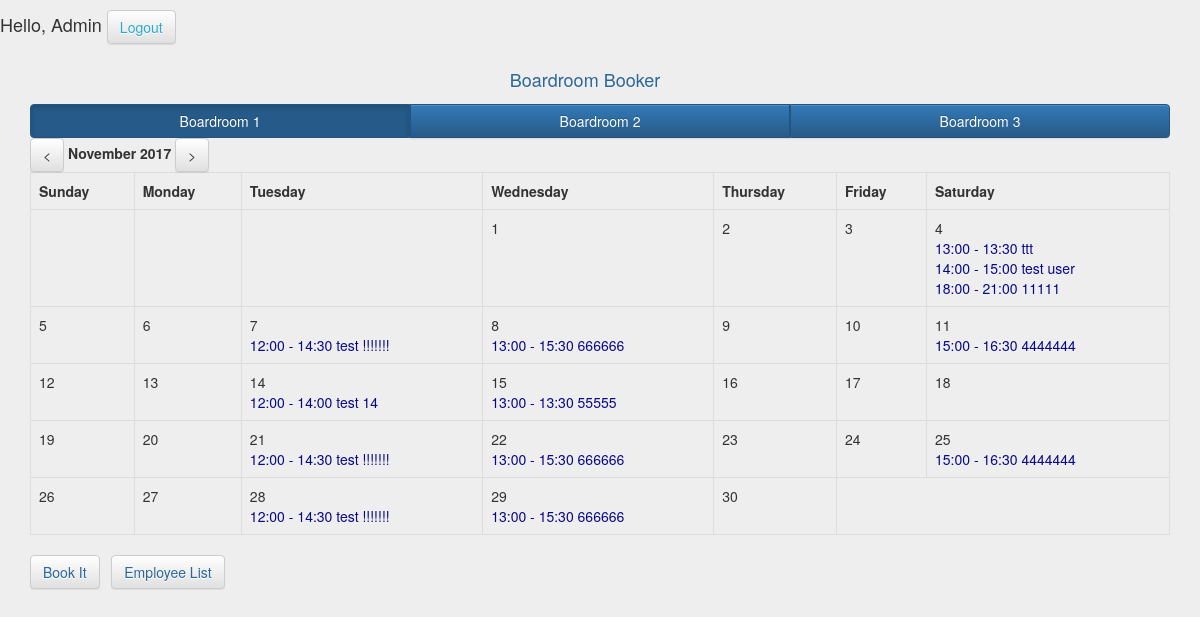
/index.php (signed in), run on an earlier commit of the app's database.
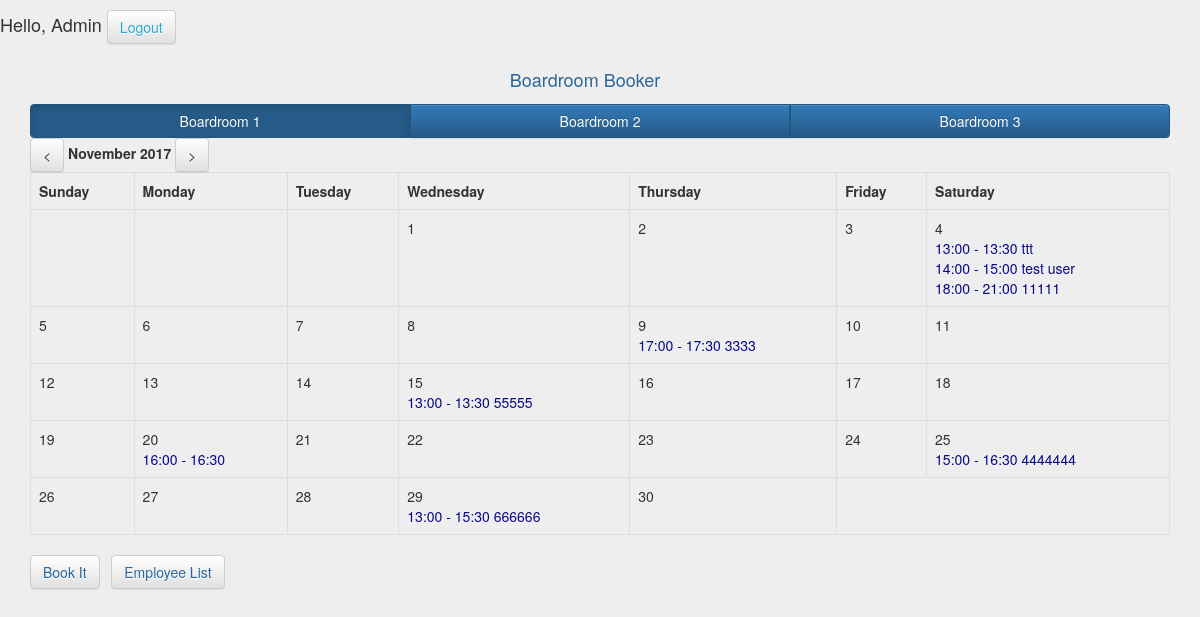
And on a later commit of the database.
### tables this page shows
CREATE TABLE `rooms` (
  `rooms_id` int(11) NOT NULL,
  `rooms_name` varchar(255) NOT NULL
);

CREATE TABLE `events` (
  `events_id` int(11) NOT NULL,
  `events_employer` int(11) NOT NULL,
  `events_start` datetime NOT NULL,
  `events_end` datetime NOT NULL,
  `events_description` text NOT NULL,
  `events_recurring` tinyint(1) NOT NULL DEFAULT '0',
  `events_specify` tinyint(1) NOT NULL DEFAULT '0',
  `events_duration` tinyint(1) NOT NULL DEFAULT '0',
  `events_parent` int(11) NOT NULL DEFAULT '0',
  `events_position` tinyint(1) NOT NULL DEFAULT '0',
  `events_room` int(11) NOT NULL DEFAULT '1',
  `events_created` datetime NOT NULL
);

### controllers/IndexController.php (called while the page is built, shortened)
<?php
class IndexController extends BaseController{
    public function index(){
        $d = (isset($_GET["d"])) ? $_GET["d"] : 0;
        $currentRoom = (!isset($_GET["room"])) ? 1 : $_GET["room"];
        $currentTimeStamp = (isset($_GET["d"])) ? strtotime("first day of".$d." month") : strtotime("now");
        $m = date("F", $currentTimeStamp);
        $y = date("Y", $currentTimeStamp);
        $allDays = date("t", $currentTimeStamp);
        $firstDay = date("w", strtotime($y."-".date("m", $currentTimeStamp)."-1"));
        $rooms = Rooms::model()->findAll();
        $events = Bookit::model()->findAll(
            [
                "events_room =" => $currentRoom,
                "events_start >=" => date("Y-m-01 00:00:00", $currentTimeStamp),
                "events_end <=" => date("Y-m-".$allDays." 00:00:00", $currentTimeStamp)
            ],
            [
                "events_start" => "asc"
            ]
        );
        $eventsArray = [];
        foreach($events as $event){
            $day = date("j", strtotime($event["events_start"]));
            $eventsArray[$day][] = $event;
        }
        $eventCreateSuccess = (isset($_SESSION["formMessages"])) ? $_SESSION["formMessages"] : "";
        $eventCreateError = (isset($_SESSION["formErrorMessages"])) ? $_SESSION["formErrorMessages"] : "";
        $params = array(
            "currentRoom" => $currentRoom,
            "currentUser" => $_SESSION['userId'],
            "currentRole" => $_SESSION["userRole"],
            "d" => $d,
            "currMonth" => $m,
            "currYear" => $y,
            "allDays" => $allDays,
            "firstDay" => $firstDay,
            "rooms" => $rooms,
            "events" => $eventsArray,
            "eventCreateSuccess" => $eventCreateSuccess,
            "eventCreateError" => $eventCreateError,
        );
        $this->render('index', $params);
    }
}

### index.php (called while the page is built, shortened)
<?php
include("config/config.php");
include("libraries/autoloader.php");
$app = new App($config);
$app->start();

### libraries/autoloader.php (called while the page is built, shortened)
<?php
if(!function_exists("LibLoader")){
    function LibLoader($class){
        $class = strtolower($class);
        $filePath = __DIR__."/".$class.".php";
    }
}
if(!function_exists("LibControllers")){
    function LibControllers($class){
        $class = ucfirst($class);
        $filePath = __DIR__."/../controllers/".$class.".php";
    }
}
if(!function_exists("LibModels")){
    function LibModels($class){
        $class = ucfirst($class);
        $filePath = __DIR__."/../models/".$class.".php";
    }
}

### models/Models.php (called while the page is built, shortened)
<?php
abstract class Models{
    protected $db;
    private static  $_models = [];
    public function __construct(){
        $this->db = App::$db;
    }
    public static function model($className = __CLASS__){
        if(isset(self::$_models[$className])){
            return self::$_models[$className];
        }else{
            self::$_models[$className] = new $className();
            return self::$_models[$className];
        }
    }
    public function findAll($params = [], $orders = []){
        $sql = "select * from ".$this->getTableName();
        $dbParams = [];
        $sth = $this->db->prepare($sql);
        $sth->execute($dbParams);
        return $sth->fetchAll(PDO::FETCH_ASSOC);
    }
}

### models/Rooms.php (called while the page is built)
<?php
class Rooms extends Models{
    public function getTableName(){
        return "rooms";
    }
    public static function model($className = __CLASS__){
        return parent::model($className);
    }
}

### models/Bookit.php (called while the page is built, shortened)
<?php
class Bookit extends Models{
    public function getTableName(){
        return "events";
    }
    public static function model($className = __CLASS__){
        return parent::model($className);
    }
    public function findAll($params = [], $orders = []){
        $sql = "select * from ".$this->getTableName();
        $dbParams = [];
        if(count($params) != 0){
            $where = " where ";
            $ind = 0;
            foreach ($params as $key => $val){
                if($ind != 0){
                    $where .= " and ";
                }
                $where .= $key . ' ? ';
                $dbParams[] = $val;
                $ind++;
            }
            $sql .= $where;
        }
        if(count($orders) != 0){
            $order = " order by ";
            $ind = 0;
            foreach ($orders as $key => $val){
                $order .= $key." ".$val;
            }
            $sql .= $order;
        }
        $sth = $this->db->prepare($sql);
        $sth->execute($dbParams);
        return $sth->fetchAll(PDO::FETCH_ASSOC);
    }
}

### views/index/index.php (the view, shortened to what the changed rows need)
<div id="mainDiv">
    <div id="mainFrameDiv" class="container">
        <div id="contentDiv">
            <div class="btn-group btn-group-justified">
                <? foreach ($rooms as $room) { ?>
                    <a href="index.php?room=<?= $room['rooms_id'] ?>"
                       class="btn btn-primary <?= ($room['rooms_id'] == $currentRoom) ? "active" : "" ?>"
                       style='width: 100%'><?= $room['rooms_name'] ?></a>&nbsp;&nbsp;
                <? } ?>
            </div>
            <div id="calendarDiv">
                <table class="table table-bordered">
                    <tr>
                        <th>Sunday</th>
                        <th>Monday</th>
                        <th>Tuesday</th>
                        <th>Wednesday</th>
                        <th>Thursday</th>
                        <th>Friday</th>
                        <th>Saturday</th>
                    </tr>
                    <tr>
                        <?
                        $start = 0;
                        $i = 1;
                        while ($start < $allDays + $firstDay){
                        if ($start == 7 || $start == 14 || $start == 21 || $start == 28 || $start == 35){
                        ?>
                    </tr>
                    <tr>
                        <?
                        }
                        if ($start < $firstDay) {
                            ?>
                            <td>&nbsp;</td>
                            <?
                        } else {
                            ?>
                            <td>
                                <?= $i ?><br>
                                <?
                                if (isset($events[$i])) {
                                    foreach ($events[$i] as $event) {
                                        if ($currentUser == $event["events_employer"] || $currentRole == 1) {
                                            echo '<a href="javascript: void(0);" data-id="'.$event['events_id'].'" data-type="btnShowDetail">' . date("H:i", strtotime($event["events_start"])) . ' - ' . date("H:i", strtotime($event["events_end"])) . ' ' . $event["events_description"] . '</a><br>';
                                        } else {
                                            echo '<span>' . date("H:i", strtotime($event["events_start"])) . ' - ' . date("H:i", strtotime($event["events_end"])) . ' ' . $event["events_description"] . '</span><br>';
                                        }
                                    }
                                } ?>
                            </td>
                            <?
                            $i++;
                        }
                        $start++;
                        }
                        ?>
                    </tr>
                </table>
            </div>
        </div>
    </div>
</div>

What changed in the data, as far as the page shows it:
removed events: events_start "12:00", events_end "14:30", events_description "test !!!!!!!"
removed events: events_start "13:00", events_end "15:30", events_description "666666"
removed events: events_start "15:00", events_end "16:30", events_description "4444444"
removed events: events_start "12:00", events_end "14:00", events_description "test 14"
removed events: events_start "12:00", events_end "14:30", events_description "test !!!!!!!"
removed events: events_start "13:00", events_end "15:30", events_description "666666"
removed events: events_start "12:00", events_end "14:30", events_description "test !!!!!!!"
added events: events_start "17:00", events_end "17:30", events_description "3333"
added events: events_start "16:00", events_end "16:30"
